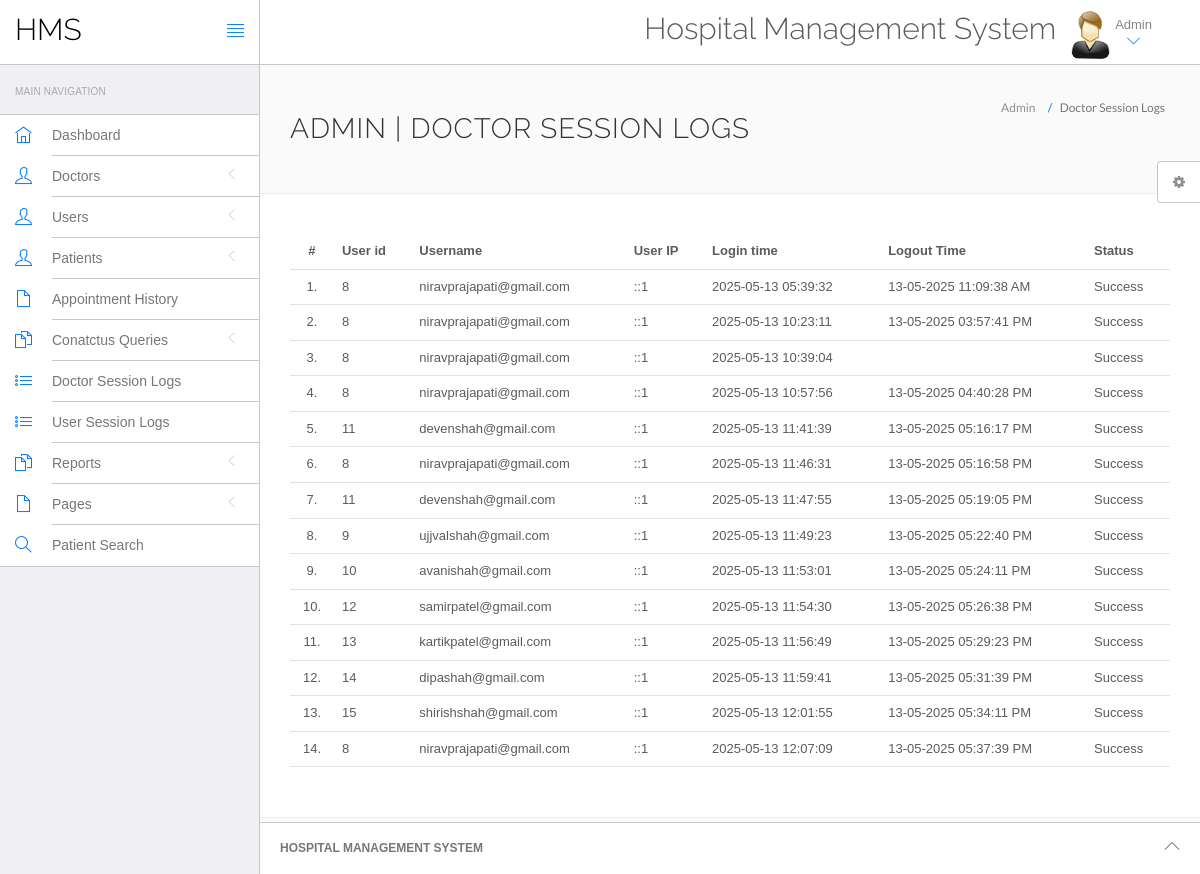
Screenshot of /hospital/hms/admin/doctor-logs.php (signed in) with the database file from the repository.
### tables this page shows
CREATE TABLE `doctorslog` (
  `id` int(11) NOT NULL,
  `uid` int(11) DEFAULT NULL,
  `username` varchar(255) DEFAULT NULL,
  `userip` binary(16) DEFAULT NULL,
  `loginTime` timestamp NULL DEFAULT current_timestamp(),
  `logout` varchar(255) DEFAULT NULL,
  `status` int(11) DEFAULT NULL
);

### hospital/hms/admin/doctor-logs.php (the view, shortened to what this page needs)
<?php
include('include/config.php');
if(strlen($_SESSION['id']==0)) {
 header('location:logout.php');
  } else{
?>
<!DOCTYPE html>
<html lang="en">
	<head>
		<link rel="stylesheet" href="vendor/bootstrap/css/bootstrap.min.css">
		<link rel="stylesheet" href="vendor/fontawesome/css/font-awesome.min.css">
		<link rel="stylesheet" href="vendor/themify-icons/themify-icons.min.css">
		<link href="vendor/animate.css/animate.min.css" rel="stylesheet" media="screen">
		<link href="vendor/perfect-scrollbar/perfect-scrollbar.min.css" rel="stylesheet" media="screen">
		<link href="vendor/switchery/switchery.min.css" rel="stylesheet" media="screen">
		<link href="vendor/bootstrap-touchspin/jquery.bootstrap-touchspin.min.css" rel="stylesheet" media="screen">
		<link href="vendor/select2/select2.min.css" rel="stylesheet" media="screen">
		<link href="vendor/bootstrap-datepicker/bootstrap-datepicker3.standalone.min.css" rel="stylesheet" media="screen">
		<link href="vendor/bootstrap-timepicker/bootstrap-timepicker.min.css" rel="stylesheet" media="screen">
		<link rel="stylesheet" href="assets/css/styles.css">
		<link rel="stylesheet" href="assets/css/plugins.css">
		<link rel="stylesheet" href="assets/css/themes/theme-1.css" id="skin_color" />
	</head>
	<body>
		<div id="app">
<?php include('include/sidebar.php');?>
			<div class="app-content">
					<?php include('include/header.php');?>
				<div class="main-content" >
					<div class="wrap-content container" id="container">
						<section id="page-title">
							<div class="row">
								<div class="col-sm-8">
									<h1 class="mainTitle">Admin  | Doctor Session Logs</h1>
																	</div>
								<ol class="breadcrumb">
									<li>
										<span>Admin </span>
									</li>
									<li class="active">
										<span>Doctor Session Logs</span>
									</li>
								</ol>
							</div>
						</section>
						<div class="container-fluid container-fullw bg-white">
									<div class="row">
								<div class="col-md-12">
									<table class="table table-hover" id="sample-table-1">
										<thead>
											<tr>
												<th class="center">#</th>
												<th class="hidden-xs">User id</th>
												<th>Username</th>
												<th>User IP</th>
												<th>Login time</th>
												<th>Logout Time </th>
												<th> Status </th>
											</tr>
										</thead>
										<tbody>
<?php
$sql=mysqli_query($con,"select * from doctorslog ");
$cnt=1;
while($row=mysqli_fetch_array($sql))
{
?>
											<tr>
												<td class="center"><?php echo $cnt;?>.</td>
												<td class="hidden-xs"><?php echo $row['uid'];?></td>
												<td class="hidden-xs"><?php echo $row['username'];?></td>
												<td><?php echo $row['userip'];?></td>
												<td><?php echo $row['loginTime'];?></td>
												<td><?php echo $row['logout'];?>
												</td>
												<td>
<?php if($row['status']==1)
{
	echo "Success";
}
else
{
	echo "Failed";
}?>
</td>
											</tr>
											<?php
$cnt=$cnt+1;
											 }?>
										</tbody>
									</table>
								</div>
							</div>
								</div>
					</div>
				</div>
			</div>
	<?php include('include/footer.php');?>
	<?php include('include/setting.php');?>
		</div>
	</body>
</html>
<?php } ?>

### hospital/hms/admin/assets/css/themes/theme-1.css (style rules this page uses)
body { background: #FAFAFA; }

### rows the page displays
doctorslog: uid "8", username "niravprajapati@gmail.com", userip "::1", loginTime "2025-05-13 05:39:32", logout "13-05-2025 11:09:38 AM", status "Success"
doctorslog: uid "8", username "niravprajapati@gmail.com", userip "::1", loginTime "2025-05-13 10:23:11", logout "13-05-2025 03:57:41 PM", status "Success"
doctorslog: uid "8", username "niravprajapati@gmail.com", userip "::1", loginTime "2025-05-13 10:39:04", status "Success"
doctorslog: uid "8", username "niravprajapati@gmail.com", userip "::1", loginTime "2025-05-13 10:57:56", logout "13-05-2025 04:40:28 PM", status "Success"
doctorslog: uid "11", username "devenshah@gmail.com", userip "::1", loginTime "2025-05-13 11:41:39", logout "13-05-2025 05:16:17 PM", status "Success"
doctorslog: uid "8", username "niravprajapati@gmail.com", userip "::1", loginTime "2025-05-13 11:46:31", logout "13-05-2025 05:16:58 PM", status "Success"
doctorslog: uid "11", username "devenshah@gmail.com", userip "::1", loginTime "2025-05-13 11:47:55", logout "13-05-2025 05:19:05 PM", status "Success"
doctorslog: uid "9", username "ujjvalshah@gmail.com", userip "::1", loginTime "2025-05-13 11:49:23", logout "13-05-2025 05:22:40 PM", status "Success"
doctorslog: uid "10", username "avanishah@gmail.com", userip "::1", loginTime "2025-05-13 11:53:01", logout "13-05-2025 05:24:11 PM", status "Success"
doctorslog: uid "12", username "samirpatel@gmail.com", userip "::1", loginTime "2025-05-13 11:54:30", logout "13-05-2025 05:26:38 PM", status "Success"
doctorslog: uid "13", username "kartikpatel@gmail.com", userip "::1", loginTime "2025-05-13 11:56:49", logout "13-05-2025 05:29:23 PM", status "Success"
doctorslog: uid "14", username "dipashah@gmail.com", userip "::1", loginTime "2025-05-13 11:59:41", logout "13-05-2025 05:31:39 PM", status "Success"
doctorslog: uid "15", username "shirishshah@gmail.com", userip "::1", loginTime "2025-05-13 12:01:55", logout "13-05-2025 05:34:11 PM", status "Success"
doctorslog: uid "8", username "niravprajapati@gmail.com", userip "::1", loginTime "2025-05-13 12:07:09", logout "13-05-2025 05:37:39 PM", status "Success"
